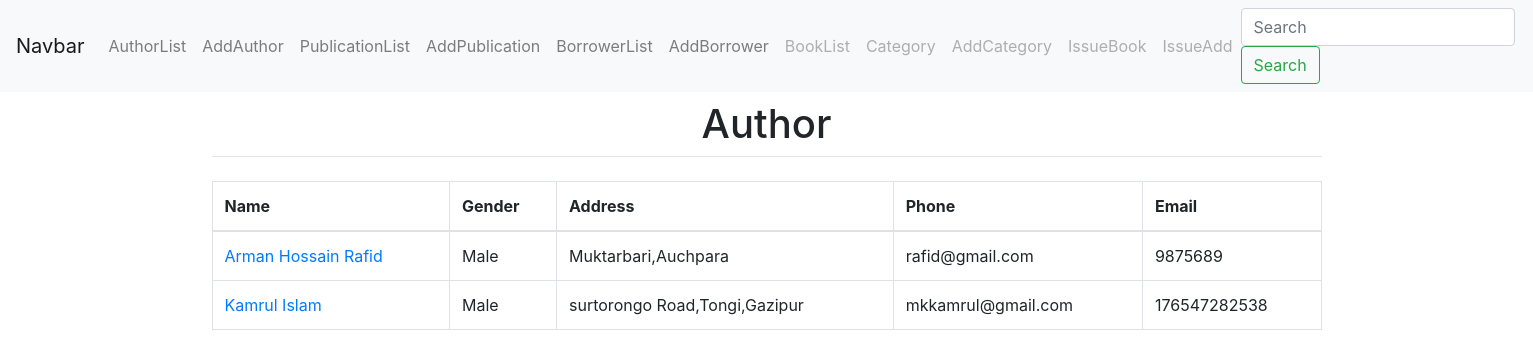
Page /borrower/ on the committed database.
### book/models.py (models this page shows, shortened)
class Borrower(models.Model):
    name= models.CharField(max_length=20)
    gender    = models.CharField(max_length=10)
    address   = models.TextField(max_length=200)
    phone     = models.IntegerField()
    email     = models.EmailField()

### book/views.py (the view)
# urls.py: path('borrower/',BorrowerListView.as_view(), name='borrower_list'),
class BorrowerListView(ListView):
    model = Borrower
    context_object_name = 'book'

### templates/book/borrower_list.html
{% extends 'base.html' %}
{% block content %}
  <table class="table table-bordered">
    <thead>
      <tr>
        <th>Name</th>
        <th>Gender</th>
        <th>Address</th>
        <th>Phone</th>
        <th>Email</th>
      </tr>
    </thead>
    <tbody>
      {% for borrower in book %}
        <tr>
          <td><a href="{% url 'borrower_edit' borrower.pk %}">{{ borrower.name }}</a></td>
          <td>{{ borrower.gender }}</td>
          <td>{{ borrower.address }}</td>
          <td>{{ borrower.email }}</td>
          <td>{{ borrower.phone }}</td>
        </tr>
      {% empty %}
        <tr class="table-active">
          <td colspan="3">No data</td>
        </tr>
      {% endfor %}
    </tbody>
  </table>
{% endblock %}

### rows in the picture
Borrower: name "Arman Hossain Rafid", gender "Male", address "Muktarbari,Auchpara", email "rafid@gmail.com", phone "9875689"
Borrower: name "Kamrul Islam", gender "Male", address "surtorongo Road,Tongi,Gazipur", email "mkkamrul@gmail.com", phone "176547282538"
